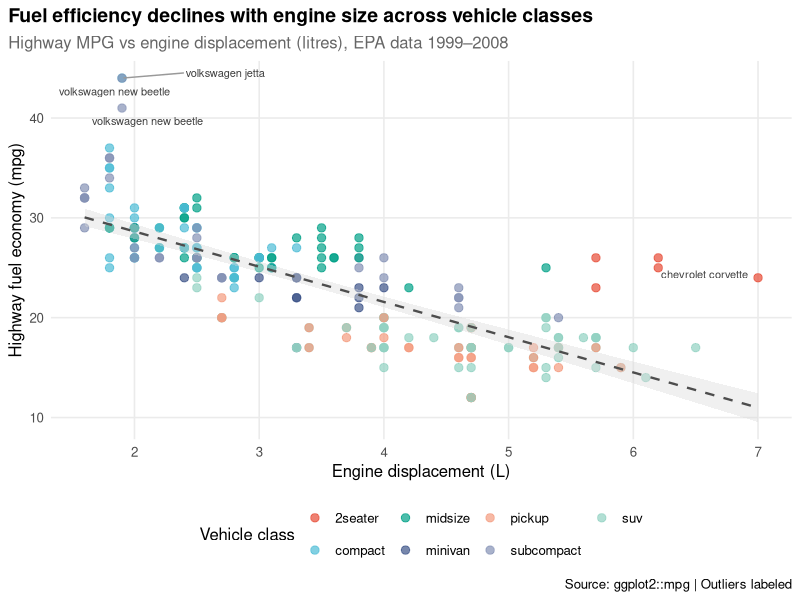

This figure's R source: (Note: this script raises an error after producing the figure.)
# ── Title ──────────────────────────────────────────────────────────────────────
# Fuel efficiency declines with engine size across vehicle classes
# Source: plan.md Section 10.1
# Packages: ggplot2 (tidyverse), ggrepel, ggsci
# Output: scatter_regression.png, 180 × 130 mm, 300 DPI
# ───────────────────────────────────────────────────────────────────────────────

# ── Libraries ─────────────────────────────────────────────────
library(tidyverse)
library(ggrepel)
library(ggsci)

# ── Data preparation ──────────────────────────────────────────
data(mpg, package = "ggplot2")

df <- mpg %>%
  mutate(label = ifelse(hwy > 40 | displ > 6.5,
                        paste(manufacturer, model),
                        NA_character_))

# ── Plot ──────────────────────────────────────────────────────
p <- ggplot(df, aes(x = displ, y = hwy, color = class)) +
  geom_point(alpha = 0.7, size = 2.5) +
  geom_smooth(method = "lm", se = TRUE, color = "grey30", linewidth = 0.8,
              linetype = "dashed", fill = "grey85") +
  geom_text_repel(aes(label = label), size = 2.8, color = "grey25",
                  max.overlaps = 20, box.padding = 0.4,
                  segment.color = "grey60", na.rm = TRUE) +
  scale_color_npg() +
  scale_x_continuous(breaks = seq(1, 7, 1)) +
  labs(
    title    = "Fuel efficiency declines with engine size across vehicle classes",
    subtitle = "Highway MPG vs engine displacement (litres), EPA data 1999–2008",
    x        = "Engine displacement (L)",
    y        = "Highway fuel economy (mpg)",
    color    = "Vehicle class",
    caption  = "Source: ggplot2::mpg | Outliers labeled"
  ) +
  theme_minimal(base_size = 12) +
  theme(
    plot.title           = element_text(face = "bold", size = 14),
    plot.subtitle        = element_text(color = "grey40"),
    plot.title.position  = "plot",
    legend.position      = "bottom",
    panel.grid.minor     = element_blank()
  )

# ── Export ────────────────────────────────────────────────────
ggsave("scatter_regression.png", p,
       width = 180, height = 130, units = "mm", dpi = 300)

# ── Reproducibility ───────────────────────────────────────────
sessioninfo::session_info()
